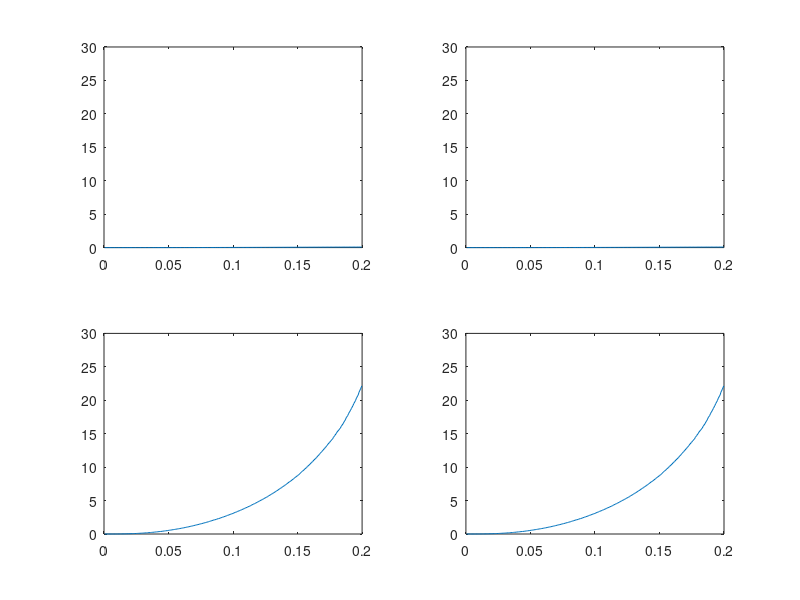
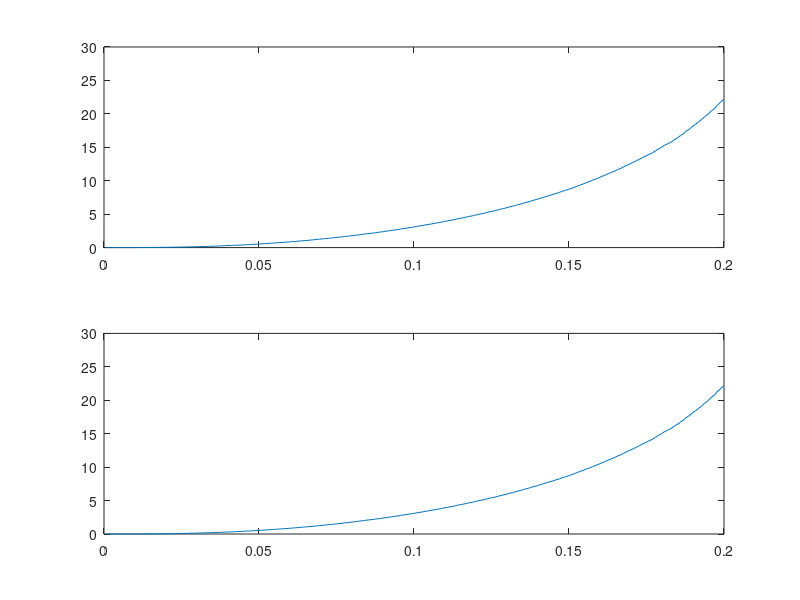
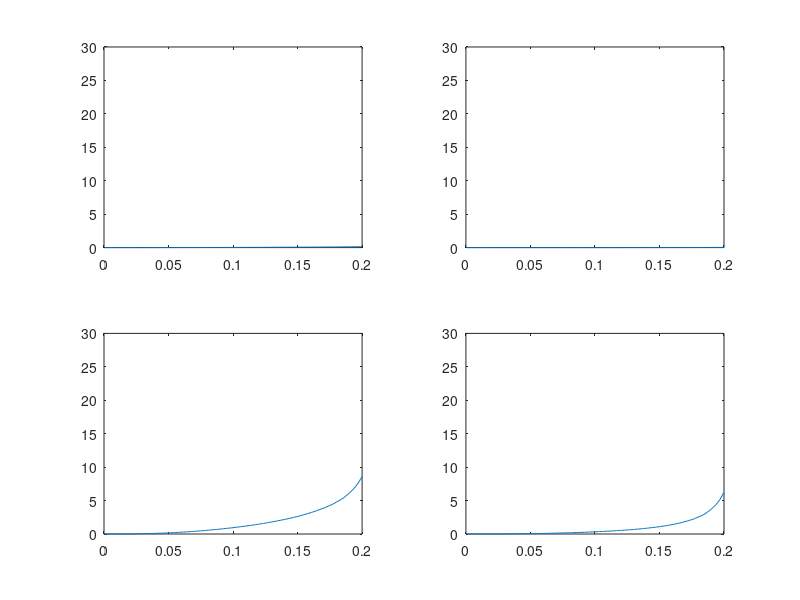
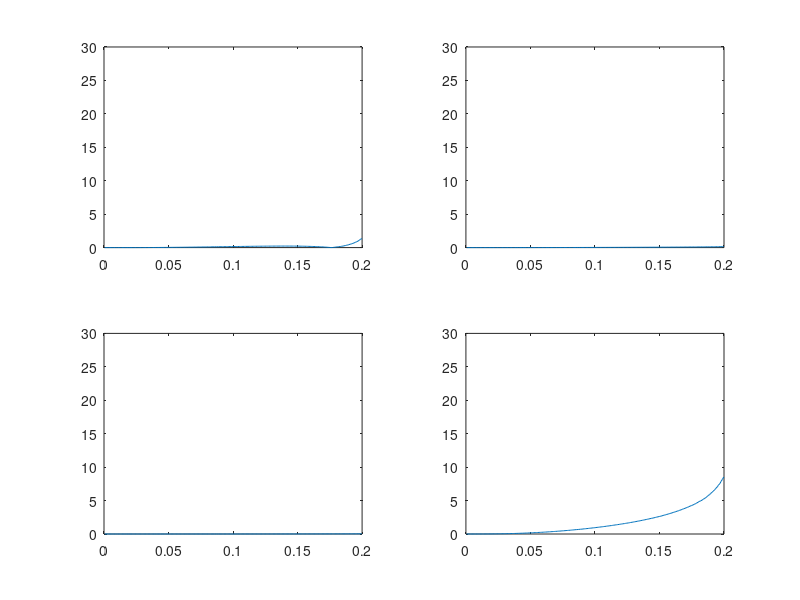

These figures' MATLAB source, in order: (Note: this script raises an error after producing the figures.)
close all;clc; clear;
load('h_0.15_l_0.1_joint_as.mat');
JP_AS=Joint_Position_Recording;
load('h_0.15_l_0.1_joint_nas.mat');
JP_NAS=Joint_Position_Recording;


time=Joint_Position_Recording.lcm_timestamp/5;
a=1;
num=200;
time=time(:,a:num);
f1=figure;
for i=1:4
    subplot(2, 2, i);
    plot(time, abs(JP_AS.Joint_array(i,a:num)-JP_NAS.Joint_array(i,a:num)));
    ylim([0 30])
end

f2=figure;
for i=1:2
    subplot(2, 1, i);
    plot(time, abs(JP_AS.Joint_array(i+2,a:num)-JP_NAS.Joint_array(i+2,a:num)));
    ylim([0 30])
end

f3=figure;
for i=1:4
    subplot(2, 2, i);
    plot(time, abs(JP_AS.Joint_array(i+6,a:num)-JP_NAS.Joint_array(i+6,a:num)));
    ylim([0 30])
end


f4=figure;
for i=1:4
    subplot(2, 2, i);
    plot(time, abs(JP_AS.Joint_array(i+10,a:num)-JP_NAS.Joint_array(i+10,a:num)));
    ylim([0 30])
end

f5=figure;
for i=1:2
    subplot(2, 1, i);
    plot(time, abs(JP_AS.Joint_array(i+14,a:num)-JP_NAS.Joint_array(i+14,a:num)));
    ylim([0 30])
end

sum_=sum(abs(JP_AS.Joint_array(1,a:num)-JP_NAS.Joint_array(1,a:num)))/5000;
aaa=0;


































plot(time, JP_AS.R_ShoulderRx(:,a:num),'b')
hold on;
plot(time, JP_NAS.R_ShoulderRx(:,a:num),'r')

JP_NA.abs_error(1,:)=abs_error.R_ShoulderRx;
aaa=JP_NA.abs_error(1,:);
plot(time,aaa(:,a:num));
xlabel('time (s)');ylabel('moment (N·m·s)');
hold on;
plot(time,Mp_AS(:,a:num));
hold on;
legend('NAS','AS');
set(gca, 'linewidth',1,'FontSize',15,'Fontname', 'Times New Roman','FontWeight','bold');

Joint_Position_Recording.R_ShoulderRx=R_ShoulderRx;
Joint_Position_Recording.L_ShoulderRx=L_ShoulderRx;
Joint_Position_Recording.R_UpperArm=R_UpperArm;
Joint_Position_Recording.L_UpperArm=L_UpperArm;
Joint_Position_Recording.R_ForeArm=R_ForeArm;
Joint_Position_Recording.L_ForeArm=L_ForeArm;
Joint_Position_Recording.R_HipRz=R_HipRz;
Joint_Position_Recording.R_HipRx=R_HipRx;
Joint_Position_Recording.R_Thigh=R_Thigh;
Joint_Position_Recording.R_Knee=R_Knee;
Joint_Position_Recording.R_Ankle=R_Ankle;
Joint_Position_Recording.L_HipRz=L_HipRz;
Joint_Position_Recording.L_HipRx=L_HipRx;
Joint_Position_Recording.L_Thigh=L_Thigh;
Joint_Position_Recording.L_Knee=L_Knee;
Joint_Position_Recording.L_Ankle=L_Ankle;

plot(time,L_UpperArm(:,a:num),'LineWidth',1.2);
hold on;
plot(time,R_ForeArm(:,a:num),'LineWidth',1.2);
xlabel('time (s)');ylabel('angle (deg)');
legend('UpperArm','ForeArm','Location', 'northwest');
set(gca, 'linewidth',1, 'fontsize',15,'Fontname', 'Times New Roman','FontWeight','bold');